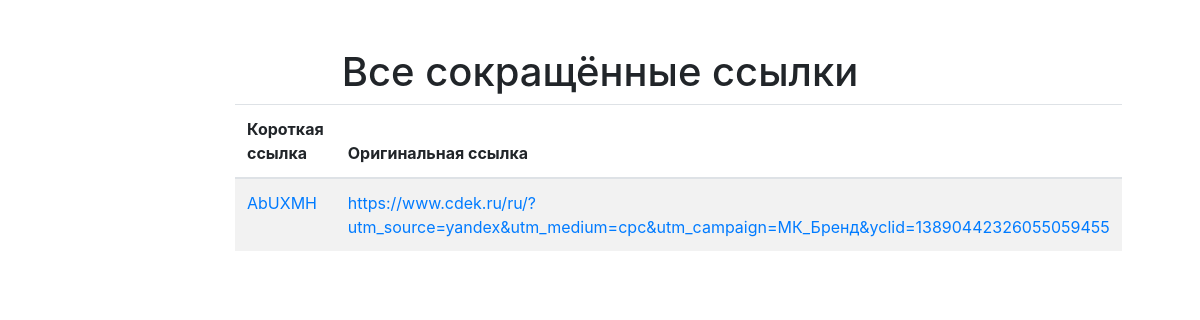
Page /shortener/urls/ on the earlier database version.
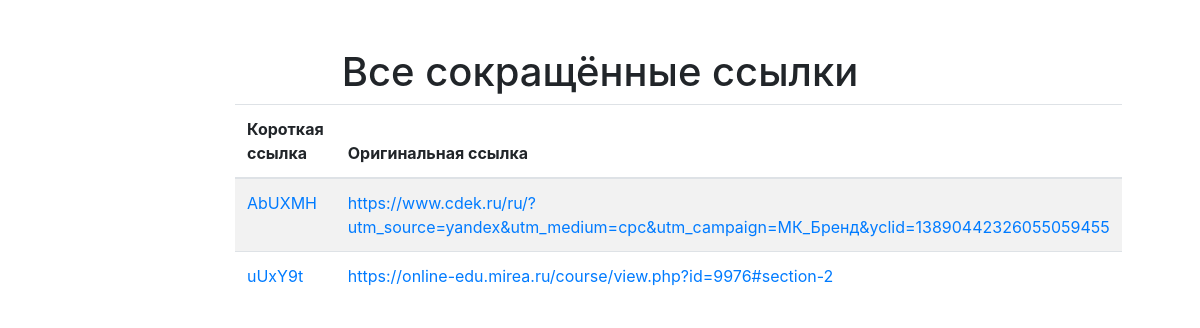
Same page on the later database version.
### shortener/models.py (models this page shows, shortened)
class ShortenedURL(models.Model):
    original_url = models.URLField()
    short_url = models.CharField(max_length=10, unique=True)
    created_at = models.DateTimeField(auto_now_add=True)

### shortener/views.py (the view)
# urls.py: path('urls/', views.url_list, name='url_list'),
def url_list(request):
    urls = ShortenedURL.objects.all()
    return render(request, 'shortener/url_list.html', {'urls': urls})

### shortener/templates/shortener/url_list.html
{% extends 'base.html' %}
{% load custom_filters_shortener %}
{% block content %}
<div class="row justify-content-center mt-5">
    <div class="col-md-8">
        <h1 class="text-center">Все сокращённые ссылки</h1>
        <table class="table table-striped">
            <thead>
                <tr>
                    <th>Короткая ссылка</th>
                    <th>Оригинальная ссылка</th>
                </tr>
            </thead>
            <tbody>
                {% for url in urls %}
                <tr>
                    <td><a href="{{ url.original_url }}">{{ url.short_url }}</a></td>
                    <td><a href="{{ url.original_url }}">{{ url.original_url }}</a></td>
                </tr>
                {% endfor %}
            </tbody>
        </table>
    </div>
</div>
{% endblock %}

### templates/base.html (shortened to what this page needs)
<!DOCTYPE html>
<html lang="en">
<head>
    <link rel="stylesheet" href="https://stackpath.bootstrapcdn.com/bootstrap/4.5.2/css/bootstrap.min.css">
</head>
<body>
    <div class="container">
        {% block content %}
        {% endblock %}
    </div>
</body>
</html>

Differences in the rows shown:
added ShortenedURL: short_url "uUxY9t", original_url "https://online-edu.mirea.ru/course/view.php?id=9976#section-2"
